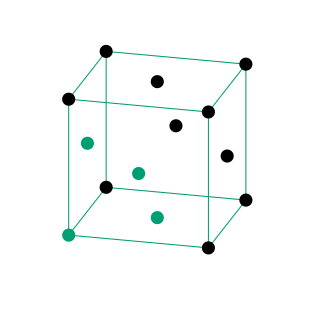

Generate this figure with gnuplot:
#set terminal x11
set terminal epslatex standalone size 8cm,8cm
set output 'FCC_cell.tex'

#set title 'FCC Structure' offset 0,-2

#set xlabel '$x$'
#set ylabel '$y$'
#set zlabel '$z$'

unset xtics
unset ytics
unset ztics

set key off

#set xrange[-0.5:1.5]
#set yrange[-0.5:2]
#set zrange[0:2]
set xyplane 0

set view 70,15
set view equal xyz
unset border 
#set border 4095



# borders of the cubic cell
bordercolour = 2
borderwidth = 3

# connect lower square
set arrow from 0,0,0 to 1,0,0 nohead lc bordercolour lw borderwidth
set arrow from 1,0,0 to 1,1,0 nohead lc bordercolour lw borderwidth
set arrow from 1,1,0 to 0,1,0 nohead lc bordercolour lw borderwidth
set arrow from 0,1,0 to 0,0,0 nohead lc bordercolour lw borderwidth

# connect upper square
set arrow from 0,0,1 to 1,0,1 nohead lc bordercolour lw borderwidth
set arrow from 1,0,1 to 1,1,1 nohead lc bordercolour lw borderwidth
set arrow from 1,1,1 to 0,1,1 nohead lc bordercolour lw borderwidth
set arrow from 0,1,1 to 0,0,1 nohead lc bordercolour lw borderwidth

# connect the two squares
set arrow from 0,0,0 to 0,0,1 nohead lc bordercolour lw borderwidth
set arrow from 1,0,0 to 1,0,1 nohead lc bordercolour lw borderwidth
set arrow from 1,1,0 to 1,1,1 nohead lc bordercolour lw borderwidth
set arrow from 0,1,0 to 0,1,1 nohead lc bordercolour lw borderwidth




splot 'FCC_cell.dat' using 1:2:3:4 with points pointtype 7 pointsize 3 linecolor variable
